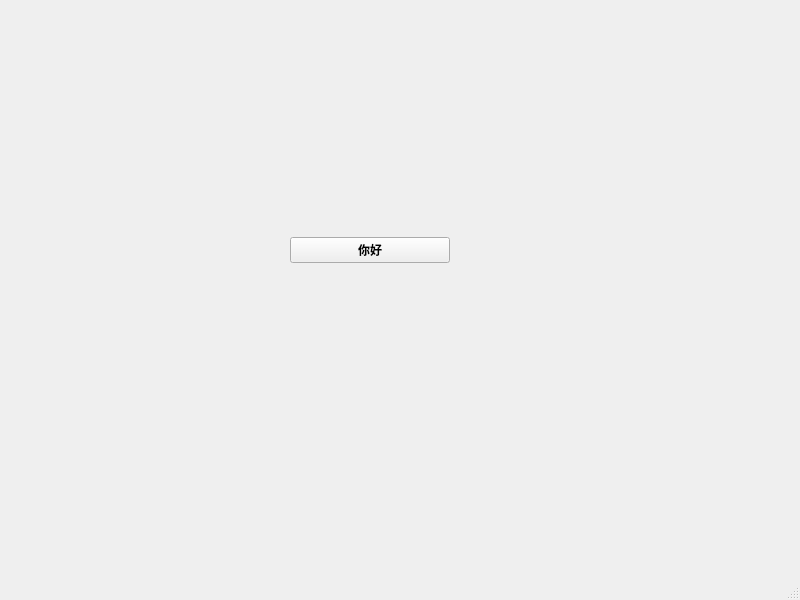
<?xml version="1.0" encoding="UTF-8"?>
<ui version="4.0">
 <class>MainWindow</class>
 <widget class="QMainWindow" name="MainWindow">
  <property name="geometry">
   <rect>
    <x>0</x>
    <y>0</y>
    <width>800</width>
    <height>600</height>
   </rect>
  </property>
  <property name="minimumSize">
   <size>
    <width>800</width>
    <height>600</height>
   </size>
  </property>
  <property name="maximumSize">
   <size>
    <width>800</width>
    <height>600</height>
   </size>
  </property>
  <property name="windowTitle">
   <string>MainWindow</string>
  </property>
  <widget class="QWidget" name="centralwidget">
   <widget class="QWidget" name="verticalLayoutWidget">
    <property name="geometry">
     <rect>
      <x>290</x>
      <y>210</y>
      <width>160</width>
      <height>80</height>
     </rect>
    </property>
    <layout class="QVBoxLayout" name="verticalLayout">
     <item>
      <widget class="QPushButton" name="button_1">
       <property name="sizePolicy">
        <sizepolicy hsizetype="Minimum" vsizetype="Fixed">
         <horstretch>0</horstretch>
         <verstretch>0</verstretch>
        </sizepolicy>
       </property>
       <property name="font">
        <font>
         <family>Times New Roman</family>
         <bold>true</bold>
        </font>
       </property>
       <property name="cursor">
        <cursorShape>OpenHandCursor</cursorShape>
       </property>
       <property name="toolTip">
        <string extracomment="這是按鈕"/>
       </property>
       <property name="statusTip">
        <string comment="B" extracomment="他是小按鈕"/>
       </property>
       <property name="text">
        <string>你好</string>
       </property>
       <property name="icon">
        <iconset theme="QIcon::ThemeIcon::MediaPlaybackStart"/>
       </property>
       <property name="iconSize">
        <size>
         <width>12</width>
         <height>16</height>
        </size>
       </property>
      </widget>
     </item>
    </layout>
   </widget>
  </widget>
  <widget class="QMenuBar" name="menubar">
   <property name="geometry">
    <rect>
     <x>0</x>
     <y>0</y>
     <width>800</width>
     <height>21</height>
    </rect>
   </property>
  </widget>
  <widget class="QStatusBar" name="statusbar"/>
 </widget>
 <resources/>
 <connections/>
</ui>
